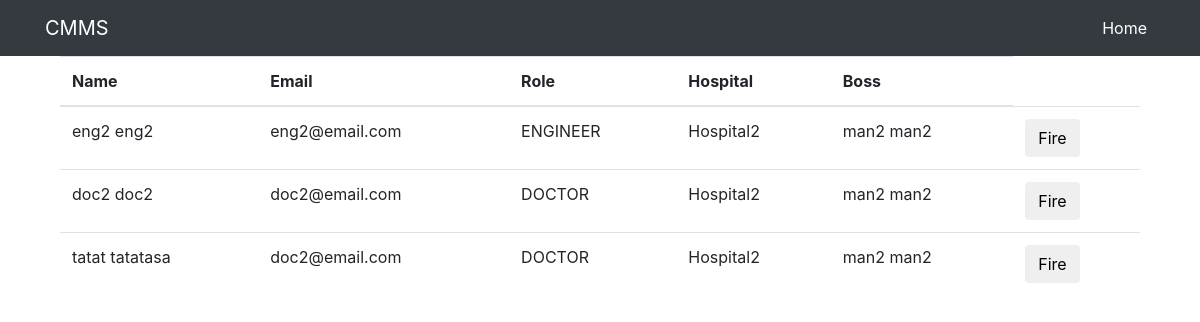
/workflow/list-employees/ (signed in), run on the app's committed database.
### med/models.py (models this page shows, shortened)
class Engineer(User):
    is_approved = models.BooleanField(_("Approved"), default=False)
    current_hospital = models.ForeignKey(Hospital, null=True, on_delete=models.CASCADE) #should it be cascade?
    is_busy = models.BooleanField(_("Busy"), default=False)
    total_orders = models.IntegerField(_("Total Work Orders"), default=0)
    orders_done = models.IntegerField(_("Total Work Orders Done"), default=0)
    start_time = models.IntegerField(default=0)
    total_response_time = models.DurationField(_("Total_Response Time"), default=datetime.timedelta())
    average_response_time = models.DurationField(_("Average_Response Time"), default=datetime.timedelta())
    objects = EngineerManager()

class Hospital(models.Model):
    name = models.CharField(_("Hospital Name"), max_length = 225, unique=True)
    address = models.TextField(_("Hospital Address"), null=True)
    phone_num = models.IntegerField()
    manager = models.OneToOneField(User, null=True, on_delete=models.CASCADE)
    def __str__(self):
        return self.name

class Doctor(User):
    is_approved = models.BooleanField(_("Approved"), default=False)
    current_hospital = models.ForeignKey(Hospital, null=True, on_delete=models.CASCADE) #should it be cascade?
    objects = DoctorManager()

### authentication/models.py (models this page shows)
class User(AbstractUser):
    class Types(models.TextChoices):
        MANAGER = "MANAGER", "manager"
        ENGINEER = "ENGINEER", "engineer"
        DOCTOR = "DOCTOR", "doctor"
    type = models.CharField(_("Type"), max_length= 50, choices=Types.choices, default = Types.MANAGER)
    in_hospital = models.BooleanField(_("Currently registered in a hospital"), default=False)

### workflow/views.py (the view)
# urls.py: path('list-employees/', List_Employees.as_view(), name = 'list-employees'),
class List_Employees(LoginRequiredMixin, ListView):
    model = User
    template_name ='workflow/list_employees.html'
    def get_queryset(self):
        current_man = Manager.objects.get(id = self.request.user.id)
        engs = current_man.hospital.engineer_set.all()
        docs = current_man.hospital.doctor_set.all()
        object_list = [eng for eng in engs]
        object_list += [doc for doc in docs]
        return object_list

### med/models.py (called while the page is built)
    def get_queryset(self, *args, **kwargs):
        return super().get_queryset(*args, **kwargs).filter(type=User.Types.MANAGER)

    def get_queryset(self, *args, **kwargs):
        return super().get_queryset(*args, **kwargs).filter(type=User.Types.ENGINEER)

    def get_queryset(self, *args, **kwargs):
        return super().get_queryset(*args, **kwargs).filter(type=User.Types.DOCTOR)

### workflow/templates/workflow/list_employees.html
{% extends "dashboard/base.html" %}
{% load crispy_forms_tags %}
{% block content%}
    <div class="container">
        <table class="table">
            <thead>
              <tr>
                <th scope="col">Name</th>
                <th scope="col">Email</th>
                <th scope="col">Role</th>
                <th scope="col">Hospital</th>
                <th scope="col">Boss</th>
              </tr>
            </thead>
            <tbody>
                {% for emp in object_list %}
              <tr>
                <td>{{ emp.first_name }} {{emp.last_name}}</td>
                <td>{{ emp.email }}</td>
                <td>{{ emp.type }}</td>
                <td>{{ emp.current_hospital }}</td>
                <td>{{emp.current_hospital.manager.first_name}} {{emp.current_hospital.manager.last_name}}</td>
                <td><a href="#"><button class='btn'>Fire</button></a></td>
              </tr>
              {% endfor %}
            </tbody>
          </table>
    </div>
{% endblock %}

### dashboard/static/dashboard/heroic-features.css (style rules this page uses)
body { padding-top: 56px; }

### data on the page
Engineer: first_name "eng2", last_name "eng2", email "eng2@email.com", type "ENGINEER", current_hospital "Hospital2", current_hospital.manager.first_name "man2", current_hospital.manager.last_name "man2"
Doctor: first_name "doc2", last_name "doc2", email "doc2@email.com", type "DOCTOR", current_hospital "Hospital2", current_hospital.manager.first_name "man2", current_hospital.manager.last_name "man2"
Doctor: first_name "tatat", last_name "tatatasa", email "doc2@email.com", type "DOCTOR", current_hospital "Hospital2", current_hospital.manager.first_name "man2", current_hospital.manager.last_name "man2"
